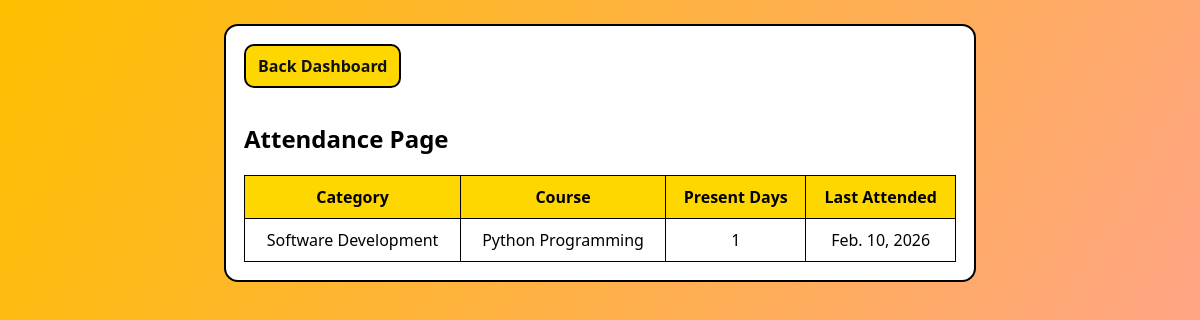
/dashboard/student/attendance/ (signed in), run on the app's committed database.
### admin/models.py (models this page shows, shortened)
class CourseCategory(models.Model):
    name = models.CharField(max_length=120, unique=True)
    created_at = models.DateTimeField(auto_now_add=True)
    class Meta:
        ordering = ['name']
        verbose_name_plural = 'Course categories'

class Course(models.Model):
    LEVEL_CHOICES = [
        ('beginner', 'Beginner'),
        ('intermediate', 'Intermediate'),
        ('advanced', 'Advanced'),
    ]
    title = models.CharField(max_length=200)
    category = models.ForeignKey(CourseCategory, on_delete=models.CASCADE, related_name='courses')
    description = models.TextField(blank=True)
    level = models.CharField(max_length=20, choices=LEVEL_CHOICES, default='beginner')
    duration_hours = models.PositiveIntegerField(default=0)
    created_by = models.ForeignKey(
        settings.AUTH_USER_MODEL,
        on_delete=models.SET_NULL,
        null=True,
        blank=True,
        related_name='created_courses',
    )
    created_at = models.DateTimeField(auto_now_add=True)
    is_active = models.BooleanField(default=True)
    class Meta:
        ordering = ['category__name', 'title']
        unique_together = [('category', 'title')]

### admin/views.py (the view)
# urls.py: path('dashboard/student/attendance/', views.student_attendance, name='student_attendance'),
def student_attendance(request):
    guard = _student_guard(request)
    if guard:
        return guard
    enrollments = CourseEnrollment.objects.filter(student=request.user).select_related('course__category')
    summary = AttendanceRecord.objects.filter(student=request.user).values('course_id').annotate(
        present_days=Count('id'),
        last_attended=Max('attendance_date'),
    )
    summary_map = {row['course_id']: row for row in summary}
    rows = []
    for enrollment in enrollments:
        data = summary_map.get(enrollment.course_id, {})
        rows.append({
            'category': enrollment.course.category.name,
            'course': enrollment.course.title,
            'present_days': data.get('present_days', 0),
            'last_attended': data.get('last_attended'),
        })
    return render(request, 'StudentDashBord/attendance.html', {'rows': rows})

### admin/context_processors.py (called while the page is built)
def site_assets(request):
    branding = SiteBranding.objects.order_by('-updated_at').first()
    images = WebsiteImage.objects.filter(is_active=True)
    return {
        'site_branding': branding,
        'website_images': images,
        'default_logo_url': f'{settings.MEDIA_URL}logo.png',
    }

### admin/views.py (called while the page is built)
def _student_guard(request):
    if not request.user.is_authenticated:
        return redirect('login')
    if request.user.groups.filter(name='Student').exists():
        return None
    if request.user.is_staff or request.user.is_superuser:
        return redirect('/admin/')
    if request.user.groups.filter(name='Faculty').exists():
        return redirect('faculty_dashboard')
    return redirect('login')

### templates/StudentDashBord/attendance.html (shortened to what this page needs)
{% load static %}
<!DOCTYPE html>
<html lang="en">
<head>
  <link rel="stylesheet" href="{% static 'studentDashboard/attendance.css' %}">
</head>
<body>
  <div class="container">
    <div class="panel">
      <a class="btn" href="{% url 'student_dashboard' %}">Back Dashboard</a>
      <h2>Attendance Page</h2>
      <table>
        <tr>
          <th>Category</th>
          <th>Course</th>
          <th>Present Days</th>
          <th>Last Attended</th>
        </tr>
        {% for row in rows %}
        <tr>
          <td>{{ row.category }}</td>
          <td>{{ row.course }}</td>
          <td>{{ row.present_days }}</td>
          <td>{% if row.last_attended %}{{ row.last_attended }}{% else %}-{% endif %}</td>
        </tr>
        {% empty %}
        <tr>
          <td colspan="4">No attendance yet. Enroll and enter a course first.</td>
        </tr>
        {% endfor %}
      </table>
    </div>
  </div>
</body>
</html>

### static/studentDashboard/attendance.css (style rules this page uses)
:root { --bg-gradient: linear-gradient(300deg, #ff9f9f, #febf00); --panel: #ffffff; --text: #111111; --accent: #ffd700; --border: #000000; }
* { box-sizing: border-box; font-family: "Segoe UI", Tahoma, Geneva, Verdana, sans-serif; }
body { margin: 0; min-height: 100vh; background: var(--bg-gradient); }
.container { max-width: 800px; margin: 0 auto; padding: 24px; }
.panel { background: var(--panel); border: 2px solid var(--border); border-radius: 14px; padding: 18px; }
.btn { display: inline-block; margin-bottom: 14px; text-decoration: none; color: var(--text); font-weight: 700; border: 2px solid var(--border); border-radius: 10px; padding: 9px 12px; background: var(--accent); }
table { width: 100%; border-collapse: collapse; }
th, td { border: 1px solid var(--border); padding: 10px; text-align: center; }
th { background: var(--accent); }

### data on the page
CourseCategory: category "Software Development"
Course: course "Python Programming"

### other printed values
{{ row.present_days }} "1"
{{ row.last_attended }} "Feb. 10, 2026"
